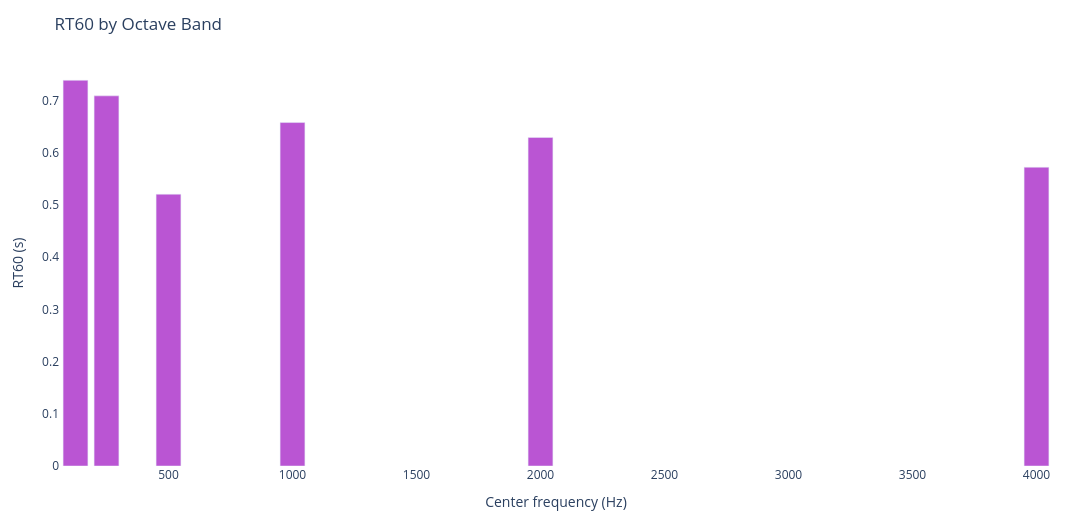

Write notebook code for a chart like this one.
### Markdown cell above
## RT60 by octave band
Longer decay in low bands indicates the need for bass trapping. Aim for a smooth RT60 curve
across bands to avoid a boomy or dull response.

### Code cell
import plotly.graph_objects as go

band_metrics = compute_band_metrics(rir.response, ir_config.dt, progress=True)
centers = [int(c) for c in band_metrics.keys()]
rt60s = [band_metrics[c].rt60 if band_metrics[c].rt60 is not None else 0.0 for c in band_metrics] 
rt60_fig = go.Figure(data=[go.Bar(x=centers, y=rt60s, marker_color="mediumorchid")])
rt60_fig.update_layout(
    title="RT60 by Octave Band",
    xaxis_title="Center frequency (Hz)",
    yaxis_title="RT60 (s)",
    height=520,
    width=1200,
    margin=dict(l=60, r=40, t=60, b=50),
    plot_bgcolor="white",
    paper_bgcolor="white",
)
rt60_fig.show()

### Figure 1 — Plotly figure (JSON) as saved in the notebook; plotly's stock layout.template omitted (floating-point values rounded to 4 significant figures)
{"data": [{"marker": {"color": "mediumorchid"}, "type": "bar", "x": [125, 250, 500, 1000, 2000, 4000], "y": [0.7388, 0.709, 0.5206, 0.6579, 0.6293, 0.5723]}], "layout": {"height": 520, "margin": {"b": 50, "l": 60, "r": 40, "t": 60}, "paper_bgcolor": "white", "plot_bgcolor": "white", "title": {"text": "RT60 by Octave Band"}, "width": 1200, "xaxis": {"title": {"text": "Center frequency (Hz)"}}, "yaxis": {"title": {"text": "RT60 (s)"}}}}
